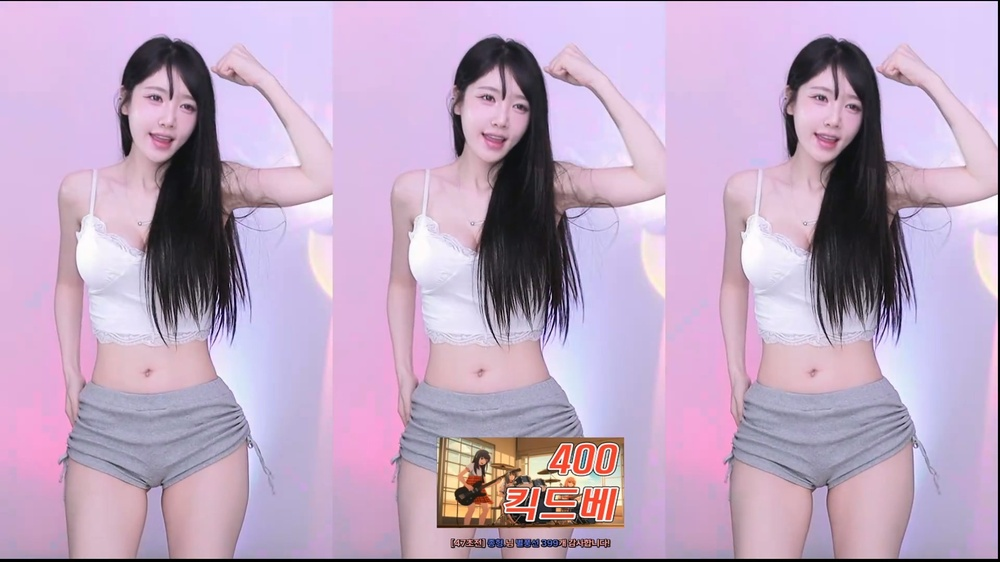
#> input picture cursor/test/image/input_5.jpg, 1000 x 562 px, shrunk from 1920 x 1080 before the run, found by its file name
$ python image_scan_test_orb_modify.py
#> lines starting #> are read from the running program, lines starting #| are printed output that depends on the picture; after the words box and inside, x2 and y2 are one past the last pixel; in counts of white or black regions, pixels touching at a corner belong together
import cv2
import numpy as np


def _to_edge_silhouette(img, blur_ksize=5, low=50, high=150):
    """실루엣(엣지) 강조: 채팅/팝업 텍스트보다 인물·배경 윤곽이 두드러지게."""
    gray = cv2.cvtColor(img, cv2.COLOR_BGR2GRAY) if len(img.shape) == 3 else img
    blurred = cv2.GaussianBlur(gray, (blur_ksize, blur_ksize), 0)
    edges = cv2.Canny(blurred, low, high)
    return edges


# [17 lines left out: function _overlay_mask, not called in this run]


def test_tripartite_orb(
    image_path,
    tol=15,
    min_matches=30,
    use_silhouette=False,
    use_overlay_mask=False,
    relaxed_criterion=False,
    min_matches_any=20,
    min_matches_sum=50,
    min_weak_side=5,
):
    """
    ORB 특징점 매칭을 이용해 삼분할 영상 여부를 판별합니다.

    오버레이 무시 옵션:
    - use_silhouette: 엣지(실루엣) 이미지에서 ORB → 채팅/팝업 위치와 무관하게 실루엣이 매칭에 기여 (위치 변동 시 추천)
    - use_overlay_mask: 좌/우 고정 비율 영역 마스크 (채팅·팝업 위치가 랜덤이면 비추천)
    - relaxed_criterion: 한쪽이 낮아도 삼분할 인정 가능. min_weak_side로 약한 쪽 최소 개수 요구 (한쪽만 2개 같은 건 방지)
    """
#> called with image_path = 'image\\input_5.jpg', tol = 15, min_matches = 30, use_silhouette = True, use_overlay_mask = False, relaxed_criterion = True, min_matches_any = 20, min_matches_sum = 50
    # 1. 이미지 로드 및 3분할
    img = cv2.imread(image_path)
#> img is the input picture: shape (562, 1000, 3); mean B, G, R 193, 165.9, 190
    if img is None:
        print(f"Error: '{image_path}' 이미지를 불러올 수 없습니다.")
        return

    h, w = img.shape[:2]
    slice_w = w // 3  # 1920 기준 640

    left_img = img[:, :slice_w]
    center_img = img[:, slice_w:slice_w*2]
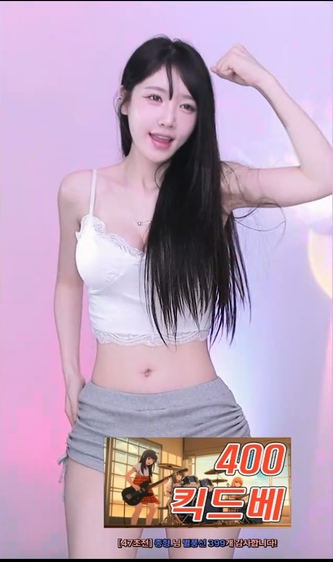
#> center_img: shape (562, 333, 3); mean B, G, R 188, 163.7, 189.6
    right_img = img[:, slice_w*2:]
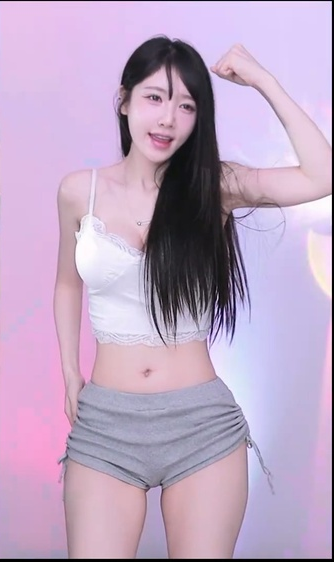
#> right_img: shape (562, 334, 3); mean B, G, R 194.9, 166.4, 189.6

    # 실루엣 모드: 엣지 이미지에서 특징점 추출 (오버레이 텍스트보다 인물·배경 실루엣이 지배적)
    if use_silhouette:
        left_img = _to_edge_silhouette(left_img)
#> in _to_edge_silhouette, `edges = cv2.Canny(blurred, low, high)`:
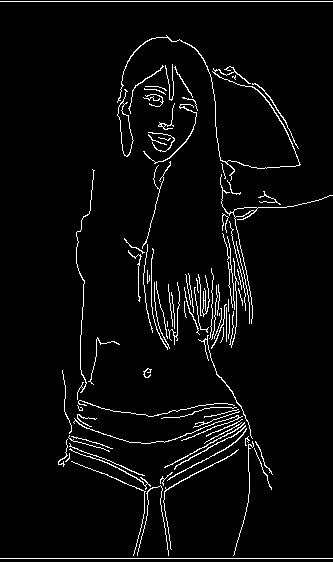
#> edges: shape (562, 333); 4% white in thin lines or dots
        center_img = _to_edge_silhouette(center_img)
        right_img = _to_edge_silhouette(right_img)
#> call 3 of _to_edge_silhouette, with blur_ksize = 5, low = 50, high = 150
#> in _to_edge_silhouette (call 3), `blurred = cv2.GaussianBlur(gray, (blur_ksize, blur_ksize), 0)`:
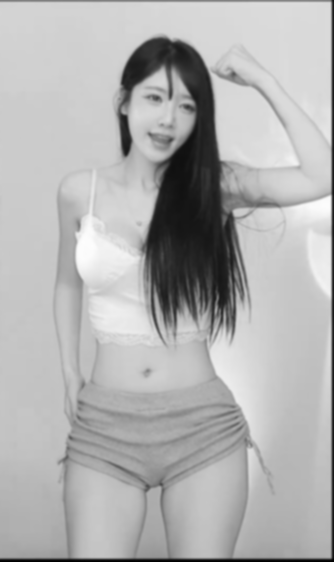
#> blurred: shape (562, 334); min 0, max 253, mean 176.7
#> in _to_edge_silhouette (call 3), `edges = cv2.Canny(blurred, low, high)`:
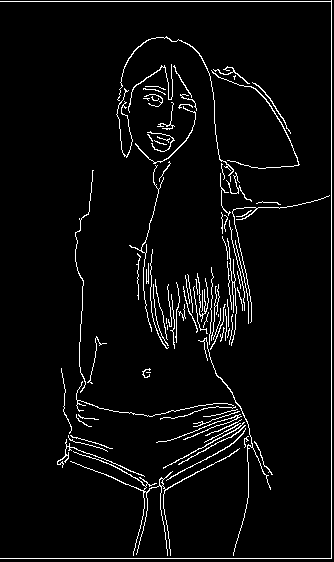
#> edges: shape (562, 334); 4.3% white in thin lines or dots

    # 2. ORB 초기화 (특징점을 넉넉하게 1000개 추출)
    orb = cv2.ORB_create(nfeatures=1000)

    # 3. 각 영역에서 특징점 추출 (오버레이 마스크 사용 시 해당 구역 제외)
    mask_left, mask_right = None, None
    if use_overlay_mask:
        sh = left_img.shape[:2] if left_img.ndim >= 2 else (h, slice_w)
        mask_left, mask_right = _overlay_mask((sh[0], sh[1]))
    left_src = left_img if left_img.ndim == 2 else cv2.cvtColor(left_img, cv2.COLOR_BGR2GRAY)
    center_src = center_img if center_img.ndim == 2 else cv2.cvtColor(center_img, cv2.COLOR_BGR2GRAY)
    right_src = right_img if right_img.ndim == 2 else cv2.cvtColor(right_img, cv2.COLOR_BGR2GRAY)
    kp_l, des_l = orb.detectAndCompute(left_src, mask_left)
#> kp_l = 982 keypoints; strongest (x, y, size): (147, 374, 31), (229, 213, 31), (231, 212, 31), (159, 96, 31)
    kp_c, des_c = orb.detectAndCompute(center_src, None)
#> kp_c = 991 keypoints; strongest (x, y, size): (133, 475, 31), (237, 475, 31), (217, 465, 31), (261, 514, 31)
    kp_r, des_r = orb.detectAndCompute(right_src, mask_right)
#> kp_r = 994 keypoints; strongest (x, y, size): (146, 374, 31), (122, 106, 31), (152, 98, 31), (79, 403, 31)

    if des_c is None:
        print("중앙 영상에서 특징점을 찾을 수 없습니다.")
        return

    # 4. 특징점 매칭 (해밍 거리 사용, 상호 일치하는 것만 허용)
    bf = cv2.BFMatcher(cv2.NORM_HAMMING, crossCheck=True)

    matches_left = bf.match(des_c, des_l) if des_l is not None else []
#> matches_left = 313 matches
    matches_right = bf.match(des_c, des_r) if des_r is not None else []
#> matches_right = 296 matches

    # 5. 기하학적 필터링 (가장 중요한 부분)
    # 특징점이 단순히 비슷하게 생긴 것을 넘어, 좌/우 영상의 '동일한 높이와 비율 위치'에 있는지 검사
    valid_left_matches = []
    for m in matches_left:
        pt_c = kp_c[m.queryIdx].pt
        pt_l = kp_l[m.trainIdx].pt

        # 중앙 이미지 내의 로컬 좌표(pt_c)와 좌측 이미지 내의 로컬 좌표(pt_l)가 오차(tol) 내에 있는지 확인
        if abs(pt_c[0] - pt_l[0]) <= tol and abs(pt_c[1] - pt_l[1]) <= tol:
            valid_left_matches.append(m)
#> this loop made 313 passes
#> (pt_c, pt_l) on passes 1 to 3: ((226, 461), (202, 461)), ((267, 468), (79.2, 414)), ((203, 340), (161, 338))
#> after the loop, valid_left_matches = 248 matches

    valid_right_matches = []
    for m in matches_right:
        pt_c = kp_c[m.queryIdx].pt
        pt_r = kp_r[m.trainIdx].pt
        if abs(pt_c[0] - pt_r[0]) <= tol and abs(pt_c[1] - pt_r[1]) <= tol:
            valid_right_matches.append(m)
#> this loop made 296 passes
#> (pt_c, pt_r) on passes 1 to 3: ((196, 458), (223, 208)), ((133, 475), (225.6, 327.6)), ((130, 484), (76.32, 407.5))
#> after the loop, valid_right_matches = 201 matches

    # 6. 결과 출력 및 판별
    n_left, n_right = len(valid_left_matches), len(valid_right_matches)
#> n_left = 248; n_right = 201
    if relaxed_criterion:
        # 한쪽이 오버레이로 막혀도 삼분할 인정 가능하되, 약한 쪽도 min_weak_side 이상이어야 함 (한쪽만 2개 같은 과도한 완화 방지)
        is_tripartite = (
            (n_left >= min_matches_any or n_right >= min_matches_any)
            and (n_left + n_right >= min_matches_sum)
            and min(n_left, n_right) >= min_weak_side
        )
#> is_tripartite = True
    else:
        is_tripartite = n_left >= min_matches and n_right >= min_matches

    print("-" * 40)
    if use_silhouette or use_overlay_mask or relaxed_criterion:
        modes = []
        if use_silhouette:
            modes.append("실루엣(엣지)")
        if use_overlay_mask:
            modes.append("오버레이마스크")
        if relaxed_criterion:
            modes.append(f"기준완화(약한쪽>={min_weak_side})")
        print(f"[오버레이 무시 모드: {', '.join(modes)}]")
    print(f"중앙 영역 추출 특징점: {len(kp_c)}개")
#| 중앙 영역 추출 특징점: 991개
    print(f"좌측 일치 특징점: {n_left}개 (통과 기준: {min_matches}개)")
#| 좌측 일치 특징점: 248개 (통과 기준: 30개)
    print(f"우측 일치 특징점: {n_right}개 (통과 기준: {min_matches}개)")
#| 우측 일치 특징점: 201개 (통과 기준: 30개)
    if relaxed_criterion:
        print(f"  → 약한 쪽 최소: {min(n_left, n_right)}개 (요구: {min_weak_side}개)")
#|   → 약한 쪽 최소: 201개 (요구: 5개)
    print(f"최종 판별: {'[OK] 삼분할 영상입니다.' if is_tripartite else '[X] 일반 영상입니다.'}")
#| 최종 판별: [OK] 삼분할 영상입니다.
    print("-" * 40)

    # 7. 디버그용 이미지 생성 (원본 이미지 위에 선 그리기)
    debug_img = img.copy()

    # 중앙 -> 좌측 유효 매칭점 그리기 (녹색 선)
    for m in valid_left_matches:
        # 전체 화면 좌표계로 변환
        pt_c_global = (int(kp_c[m.queryIdx].pt[0] + slice_w), int(kp_c[m.queryIdx].pt[1]))
        pt_l_global = (int(kp_l[m.trainIdx].pt[0]), int(kp_l[m.trainIdx].pt[1]))

        cv2.circle(debug_img, pt_c_global, 4, (0, 255, 0), -1)
        cv2.circle(debug_img, pt_l_global, 4, (0, 255, 0), -1)
        cv2.line(debug_img, pt_c_global, pt_l_global, (0, 255, 0), 1)
#> this loop made 248 passes
#> (pt_c_global, pt_l_global) on passes 1 to 3: ((559, 216), (227, 218)), ((460, 115), (128, 117)), ((545, 71), (216, 69))
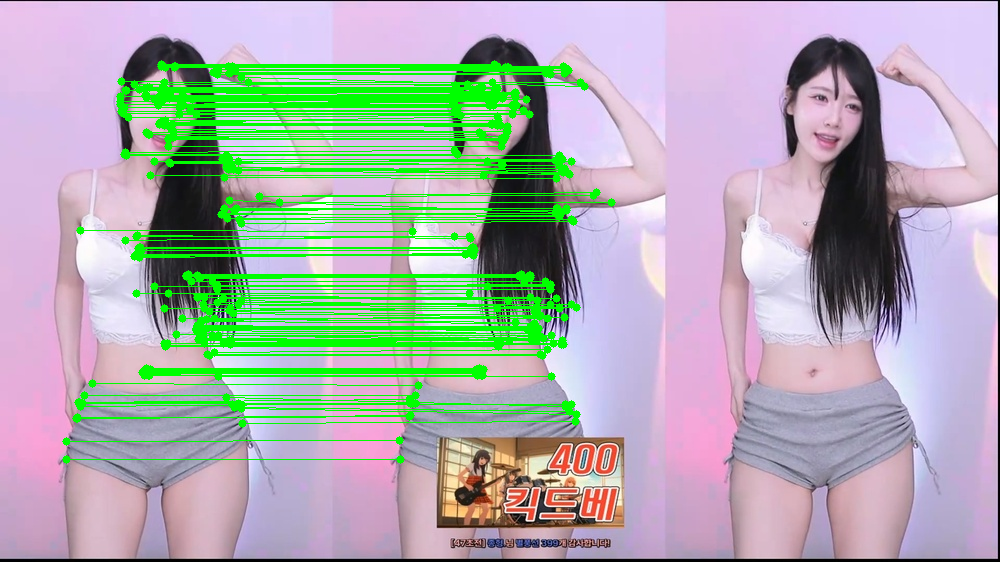
#> debug_img: shape (562, 1000, 3); 10.52% of pixels changed, all inside (x1, y1, x2, y2) = (62, 60, 616, 464)

    # 중앙 -> 우측 유효 매칭점 그리기 (파란색 선)
    for m in valid_right_matches:
        pt_c_global = (int(kp_c[m.queryIdx].pt[0] + slice_w), int(kp_c[m.queryIdx].pt[1]))
        pt_r_global = (int(kp_r[m.trainIdx].pt[0] + slice_w * 2), int(kp_r[m.trainIdx].pt[1]))

        cv2.circle(debug_img, pt_c_global, 4, (255, 150, 0), -1) # 파란/주황색 계열
        cv2.circle(debug_img, pt_r_global, 4, (255, 150, 0), -1)
        cv2.line(debug_img, pt_c_global, pt_r_global, (255, 150, 0), 1)
#> this loop made 201 passes
#> (pt_c_global, pt_r_global) on passes 1 to 3: ((485, 98), (818, 98)), ((559, 216), (890, 214)), ((546, 73), (879, 73))
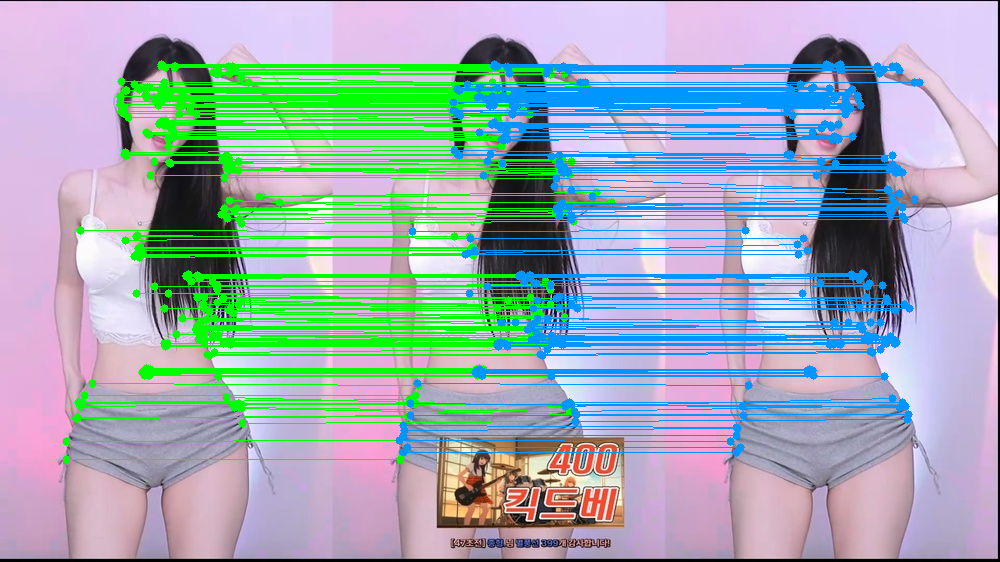
#> debug_img: shape (562, 1000, 3); 9.15% of pixels changed, all inside (x1, y1, x2, y2) = (395, 60, 924, 457)

    # 화면에 결과 띄우기
    cv2.imshow("ORB Match Result", debug_img)
    print("아무 키나 누르면 창이 닫힙니다.")
    cv2.waitKey(0)
    cv2.destroyAllWindows()

# --- 실행 부분 ---
test_image_path = r"image\input_5.jpg"

# 1) 기본 실행 (오버레이 무시 없음)
# test_tripartite_orb(
#     image_path=test_image_path,
#     tol=15,
#     min_matches=30,
# )

# 2) 채팅/팝업 위치가 변동(좌 40~90%, 우 랜덤)일 때: 실루엣만 사용, 고정 마스크 비권장
#    - use_silhouette: 위치와 무관하게 실루엣으로 매칭 → ORB 그대로 사용 가능
#    - min_weak_side: 좌 2개·우 372개처럼 한쪽만 거의 0이면 삼분할로 안 함 (과도한 완화 방지)
test_tripartite_orb(
    image_path=test_image_path,
    tol=15,
    min_matches=30,
    use_silhouette=True,       # 실루엣 기반 (오버레이 위치 변동해도 괜찮음)
    use_overlay_mask=False,    # 위치 랜덤이면 고정 마스크 의미 없음
    relaxed_criterion=True,
    min_matches_any=20,
    min_matches_sum=50,
    min_weak_side=5,           # 약한 쪽도 5개 이상 있어야 삼분할 인정
)

$ run again, with cursor/test/image/input_1.jpg copied over cursor/test/image/input_5.jpg
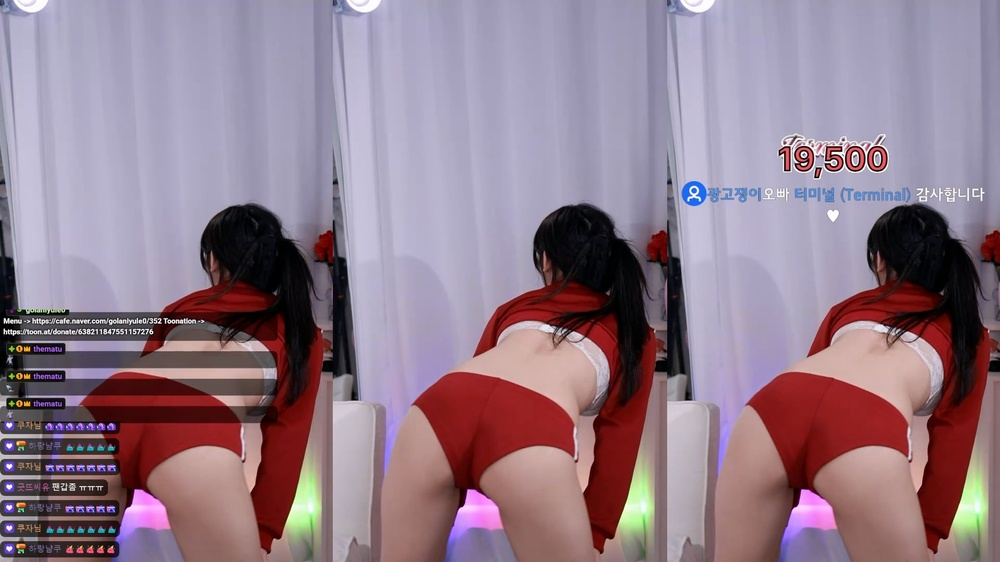
#> input picture cursor/test/image/input_1.jpg, 1000 x 562 px, shrunk from 1920 x 1080 before the run, found by its file name
#> in test_tripartite_orb, img is the input picture: shape (562, 1000, 3); mean B, G, R 138.8, 124.2, 145.8
#> edges: shape (562, 333); 5% white in thin lines or dots
#> edges: shape (562, 333); 1.8% white in thin lines or dots
#> gray: shape (562, 334)
#> blurred: shape (562, 334)
#> in _to_edge_silhouette (call 3), `edges = cv2.Canny(blurred, low, high)`:
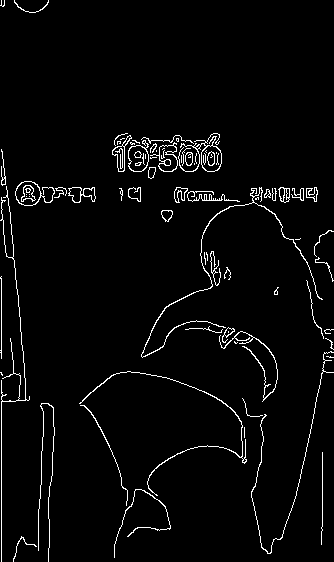
#> edges: shape (562, 334); 3.2% white in thin lines or dots
#> kp_l = 954 keypoints; strongest (x, y, size): (57, 487, 31), (90, 448, 31), (91, 530, 31), (80, 448, 31)
#> kp_c = 830 keypoints; strongest (x, y, size): (224, 342, 31), (236, 339, 31), (249, 335, 31), (223, 347, 31)
#> kp_r = 987 keypoints; strongest (x, y, size): (179, 191, 31), (118, 151, 31), (253, 200, 31), (150, 141, 31)
#> matches_left = 137 matches
#> matches_right = 242 matches
#> the loop in test_tripartite_orb, `for m in matches_left:` made 137 passes
#> (pt_c, pt_l) on passes 2, 3, 4, 6, 7, 9, 10, 11: ((273, 213), (281, 225)), ((203, 268), (202, 268)), ((207, 274), (208, 276)), ((230, 329), (229.2, 327.6)), ((224, 331), (224, 332)), ((148, 338), (121, 482)), ((236, 339), (272.4, 390)), ((256, 339), (119.5, 475.2))
#> after the loop in test_tripartite_orb, `for m in matches_left:`: valid_left_matches = 77 matches
#> the loop in test_tripartite_orb, `for m in matches_right:` made 242 passes
#> (pt_c, pt_r) on passes 1 to 3: ((213, 264), (214, 264)), ((217, 264), (218, 264)), ((203, 268), (204, 268))
#> after the loop in test_tripartite_orb, `for m in matches_right:`: valid_right_matches = 171 matches
#> n_left = 77; n_right = 171
#> is_tripartite = True
#| 중앙 영역 추출 특징점: 830개
#| 좌측 일치 특징점: 77개 (통과 기준: 30개)
#| 우측 일치 특징점: 171개 (통과 기준: 30개)
#|   → 약한 쪽 최소: 77개 (요구: 5개)
#| 최종 판별: [OK] 삼분할 영상입니다.
#> the loop in test_tripartite_orb, `for m in valid_left_matches:` made 77 passes
#> (pt_c_global, pt_l_global) on passes 1 to 8: ((562, 206), (229, 206)), ((606, 213), (281, 225)), ((536, 268), (202, 268)), ((540, 274), (208, 276)), ((550, 326), (217, 326)), ((563, 329), (229, 327)), ((557, 331), (224, 332)), ((578, 333), (245, 333))
#> the loop in test_tripartite_orb, `for m in valid_right_matches:` made 171 passes
#> (pt_c_global, pt_r_global) on passes 1 to 3: ((546, 264), (880, 264)), ((550, 264), (884, 264)), ((536, 268), (870, 268))
#> after the loop in test_tripartite_orb, `for m in valid_right_matches:`:
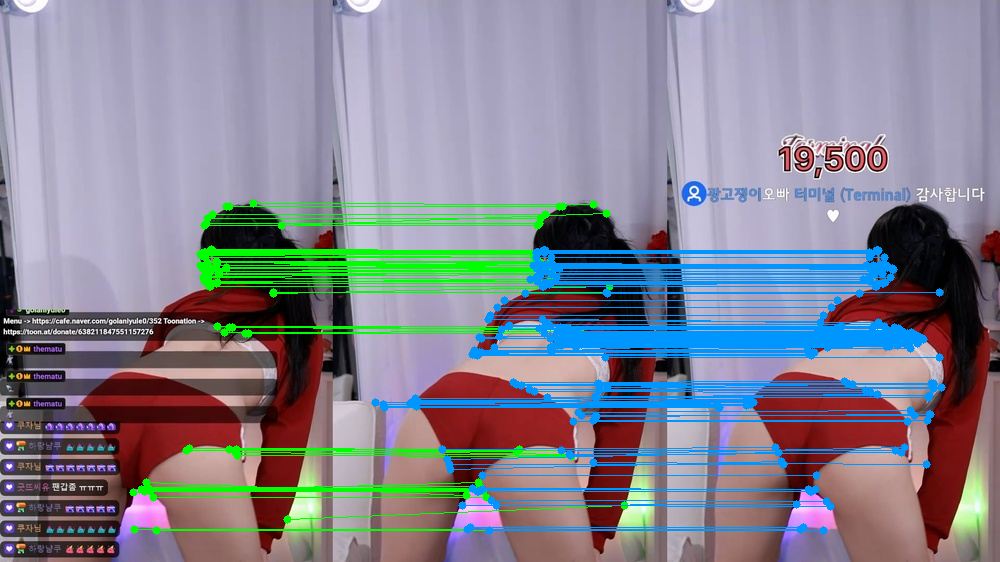
#> debug_img: shape (562, 1000, 3); mean B, G, R 144.5, 132.1, 131.9
